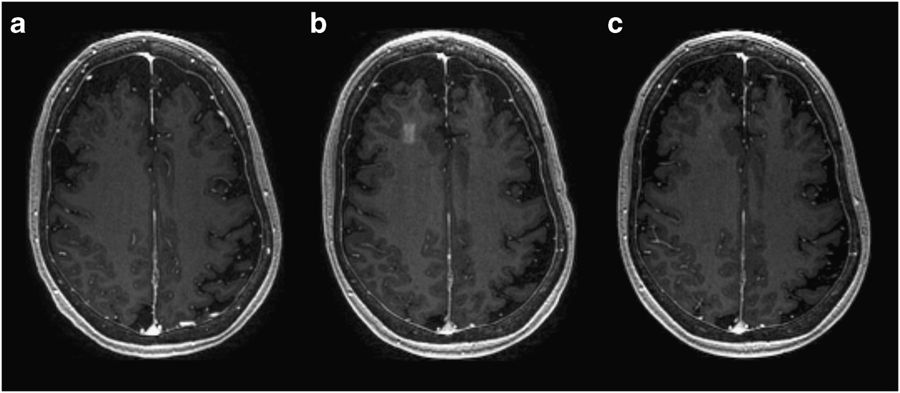
%> input picture img_source/3.jpg, 900 x 393 px
$ octave HW2mentortask4.m   (GNU Octave 9; MATLAB toolbox functions it lacks are replaced by stand-ins)
%> lines starting %> are read from the running program, lines starting %| are printed output that depends on the picture
I= imread('D:/data/3.jpg');
%> I is the input picture: size 393x900 uint8; min 0, max 255, mean 43.1
for i = 1;1000
    k= imnoise(I,'gaussian',0,0.1);
    I = k + I;
end
%> this loop made 1 pass
%> pass 1, `k= imnoise(I,'gaussian',0,0.1);`:
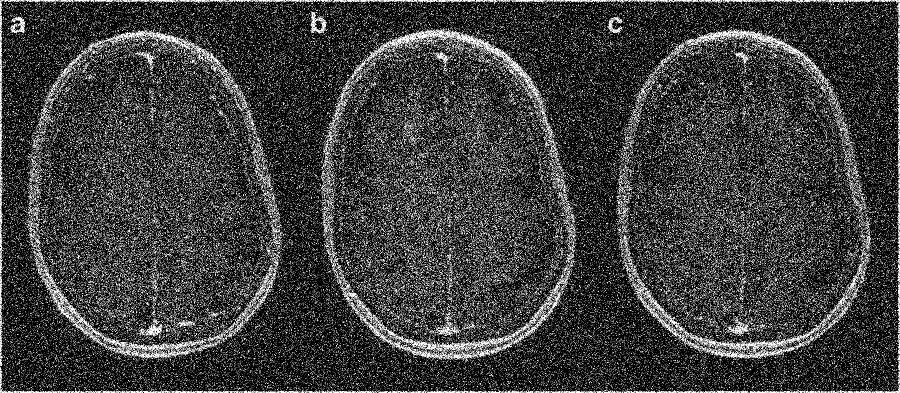
%> k: size 393x900 uint8; min 0, max 255, mean 60.7
%> pass 1, `I = k + I;`:
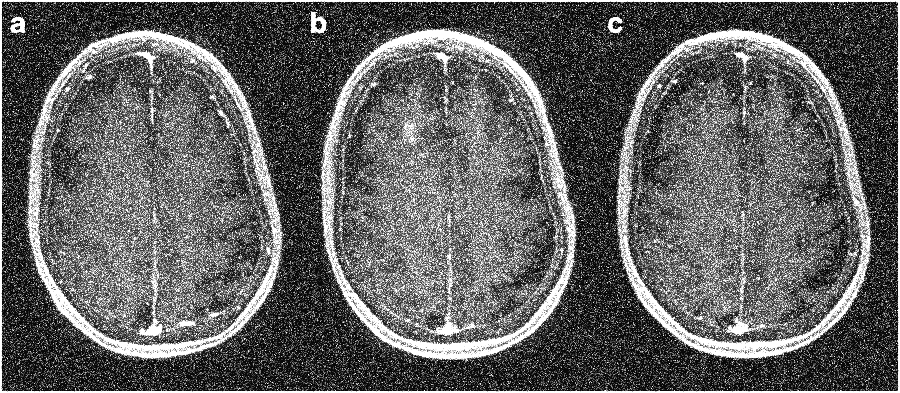
%> I: size 393x900 uint8; min 0, max 255, mean 95.6
figure;
subplot(2,2,1);imshow(I);
k = I/1000;
%> k: size 393x900 uint8; every value is 0
subplot(2,2,2);imshow(k);

$ run again, with img_source/1.jpg copied over img_source/3.jpg
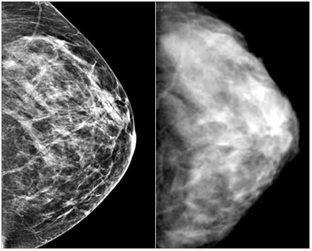
%> input picture img_source/1.jpg, 312 x 251 px
%> I is the input picture: size 251x312x3 uint8; min 0, max 255, mean 91.4
%> the loop `for i = 1;1000` made 1 pass
%> pass 1, `k= imnoise(I,'gaussian',0,0.1);`:
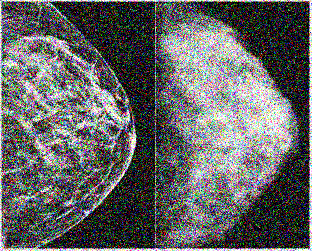
%> k: size 251x312x3 uint8; mean R, G, B 99.9, 100.3, 100.4
%> pass 1, `I = k + I;`:
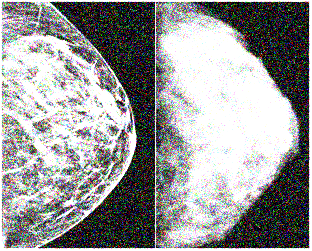
%> I: size 251x312x3 uint8; mean R, G, B 151, 151.2, 151.3

$ run again, with img_source/10.jpg copied over img_source/3.jpg
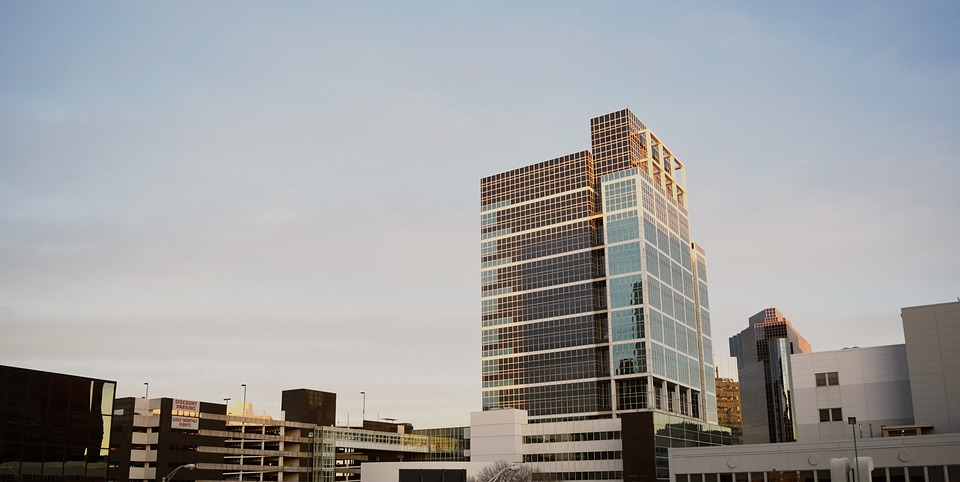
%> input picture img_source/10.jpg, 960 x 482 px
%> I is the input picture: size 482x960x3 uint8; mean R, G, B 157.7, 158.1, 158.7
%> the loop `for i = 1;1000` made 1 pass
%> pass 1, `k= imnoise(I,'gaussian',0,0.1);`:
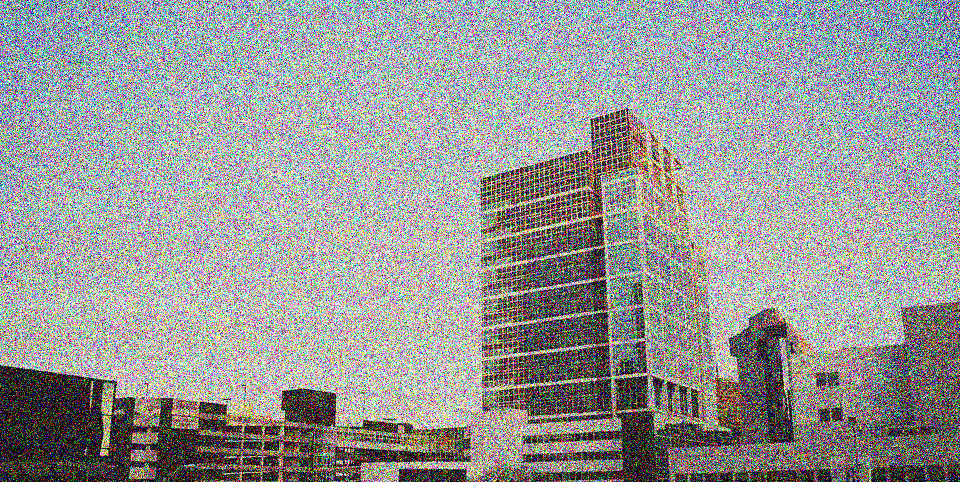
%> k: size 482x960x3 uint8; mean R, G, B 153.5, 154, 154.5
%> pass 1, `I = k + I;`:
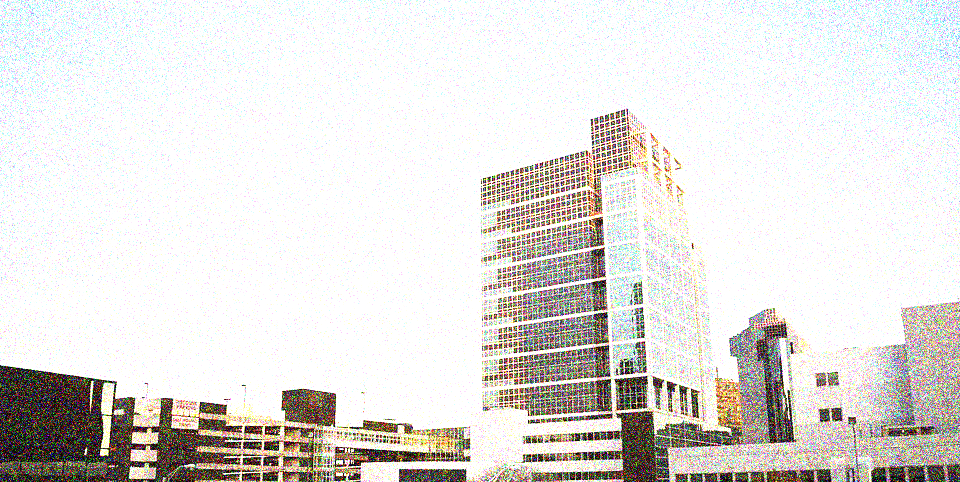
%> I: size 482x960x3 uint8; mean R, G, B 226, 223.8, 220.6

$ run again, with img_source/11.jpg copied over img_source/3.jpg
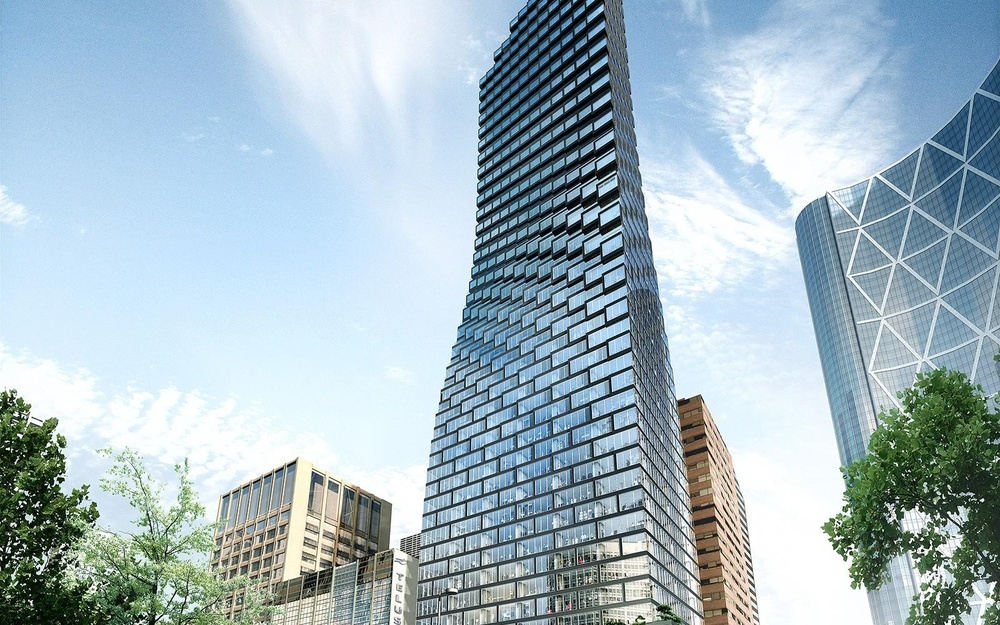
%> input picture img_source/11.jpg, 1000 x 625 px, shrunk from 1600 x 1000 before the run
%> I is the input picture: size 625x1000x3 uint8; mean R, G, B 163.6, 184, 193.6
%> the loop `for i = 1;1000` made 1 pass
%> pass 1, `k= imnoise(I,'gaussian',0,0.1);`:
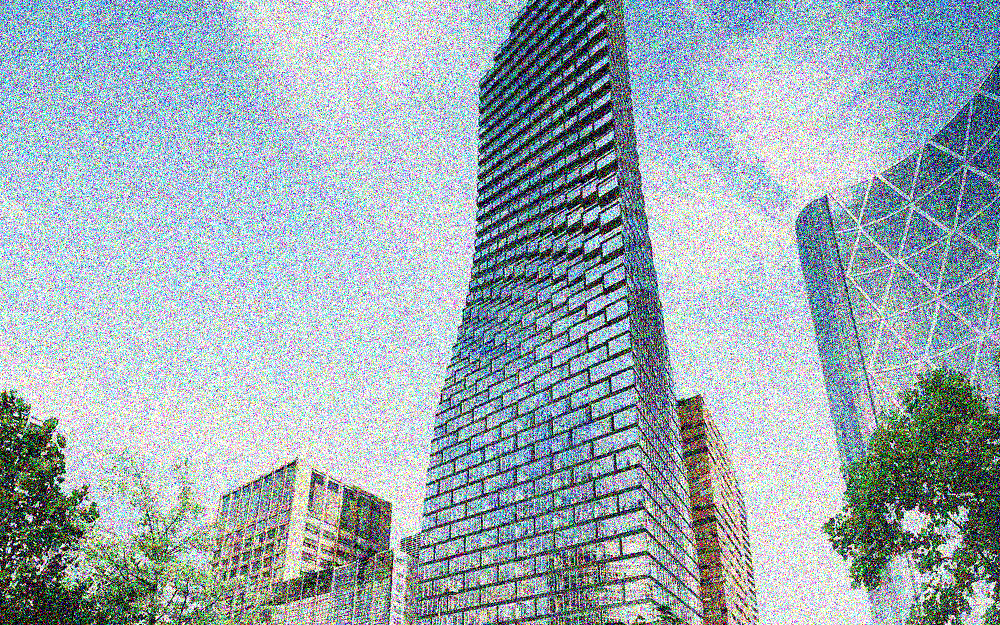
%> k: size 625x1000x3 uint8; mean R, G, B 156.6, 171.9, 178.3
%> pass 1, `I = k + I;`:
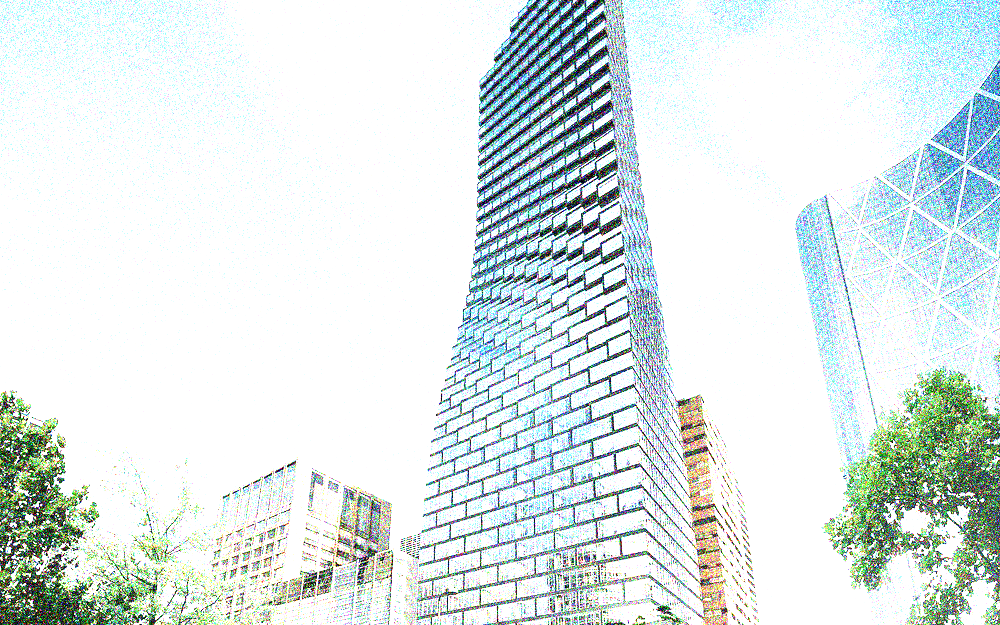
%> I: size 625x1000x3 uint8; mean R, G, B 220.8, 230.8, 229.6
